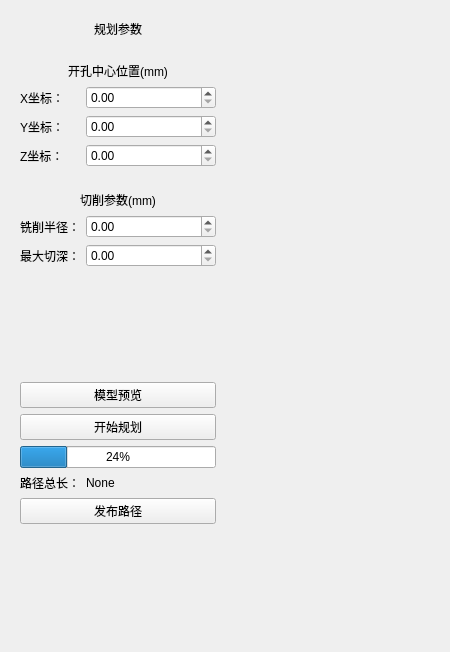
<?xml version="1.0" encoding="UTF-8"?>
<ui version="4.0">
 <class>Form</class>
 <widget class="QWidget" name="Form">
  <property name="enabled">
   <bool>true</bool>
  </property>
  <property name="geometry">
   <rect>
    <x>0</x>
    <y>0</y>
    <width>450</width>
    <height>652</height>
   </rect>
  </property>
  <property name="windowTitle">
   <string>Form</string>
  </property>
  <layout class="QGridLayout" name="gridLayout">
   <item row="0" column="3">
    <layout class="QHBoxLayout" name="horizontalLayout_3">
     <item>
      <widget class="QWidget" name="infoWidget" native="true">
       <property name="maximumSize">
        <size>
         <width>216</width>
         <height>16777215</height>
        </size>
       </property>
       <layout class="QFormLayout" name="formLayout">
        <item row="0" column="0" colspan="2">
         <widget class="QLabel" name="label">
          <property name="text">
           <string>规划参数</string>
          </property>
          <property name="alignment">
           <set>Qt::AlignBottom|Qt::AlignHCenter</set>
          </property>
         </widget>
        </item>
        <item row="1" column="0">
         <widget class="Line" name="line_3">
          <property name="orientation">
           <enum>Qt::Horizontal</enum>
          </property>
         </widget>
        </item>
        <item row="2" column="0">
         <widget class="Line" name="line_4">
          <property name="orientation">
           <enum>Qt::Horizontal</enum>
          </property>
         </widget>
        </item>
        <item row="3" column="0" colspan="2">
         <widget class="QLabel" name="label_8">
          <property name="text">
           <string>开孔中心位置(mm)</string>
          </property>
          <property name="alignment">
           <set>Qt::AlignBottom|Qt::AlignHCenter</set>
          </property>
         </widget>
        </item>
        <item row="4" column="0">
         <widget class="QLabel" name="label_3">
          <property name="text">
           <string>X坐标：</string>
          </property>
         </widget>
        </item>
        <item row="4" column="1">
         <widget class="QDoubleSpinBox" name="X_position">
          <property name="maximum">
           <double>1000.000000000000000</double>
          </property>
          <property name="value">
           <double>0.000000000000000</double>
          </property>
         </widget>
        </item>
        <item row="5" column="0">
         <widget class="QLabel" name="label_5">
          <property name="text">
           <string>Y坐标：</string>
          </property>
         </widget>
        </item>
        <item row="5" column="1">
         <widget class="QDoubleSpinBox" name="Y_position">
          <property name="maximum">
           <double>1000.000000000000000</double>
          </property>
          <property name="stepType">
           <enum>QAbstractSpinBox::DefaultStepType</enum>
          </property>
          <property name="value">
           <double>0.000000000000000</double>
          </property>
         </widget>
        </item>
        <item row="6" column="0">
         <widget class="QLabel" name="label_4">
          <property name="text">
           <string>Z坐标：</string>
          </property>
         </widget>
        </item>
        <item row="6" column="1">
         <widget class="QDoubleSpinBox" name="Z_position">
          <property name="maximum">
           <double>1000.000000000000000</double>
          </property>
          <property name="value">
           <double>0.000000000000000</double>
          </property>
         </widget>
        </item>
        <item row="7" column="0">
         <widget class="Line" name="line_2">
          <property name="orientation">
           <enum>Qt::Horizontal</enum>
          </property>
         </widget>
        </item>
        <item row="8" column="0">
         <widget class="Line" name="line">
          <property name="orientation">
           <enum>Qt::Horizontal</enum>
          </property>
         </widget>
        </item>
        <item row="9" column="0" colspan="2">
         <widget class="QLabel" name="label_2">
          <property name="text">
           <string>切削参数(mm)</string>
          </property>
          <property name="alignment">
           <set>Qt::AlignCenter</set>
          </property>
         </widget>
        </item>
        <item row="10" column="0">
         <widget class="QLabel" name="label_6">
          <property name="text">
           <string>铣削半径：</string>
          </property>
         </widget>
        </item>
        <item row="10" column="1">
         <widget class="QDoubleSpinBox" name="radius"/>
        </item>
        <item row="11" column="0">
         <widget class="QLabel" name="label_7">
          <property name="text">
           <string>最大切深：</string>
          </property>
         </widget>
        </item>
        <item row="11" column="1">
         <widget class="QDoubleSpinBox" name="min_cutting_depth"/>
        </item>
        <item row="12" column="0" colspan="2">
         <spacer name="verticalSpacer">
          <property name="orientation">
           <enum>Qt::Vertical</enum>
          </property>
          <property name="sizeHint" stdset="0">
           <size>
            <width>20</width>
            <height>40</height>
           </size>
          </property>
         </spacer>
        </item>
        <item row="14" column="0" colspan="2">
         <widget class="QPushButton" name="plan_start">
          <property name="text">
           <string>开始规划</string>
          </property>
         </widget>
        </item>
        <item row="15" column="0" colspan="2">
         <widget class="QProgressBar" name="progressBar">
          <property name="value">
           <number>24</number>
          </property>
         </widget>
        </item>
        <item row="16" column="0">
         <widget class="QLabel" name="label_9">
          <property name="text">
           <string>路径总长：</string>
          </property>
         </widget>
        </item>
        <item row="16" column="1">
         <widget class="QLabel" name="Len">
          <property name="text">
           <string>None</string>
          </property>
         </widget>
        </item>
        <item row="17" column="0" colspan="2">
         <widget class="QPushButton" name="publish_path">
          <property name="text">
           <string>发布路径</string>
          </property>
         </widget>
        </item>
        <item row="18" column="0" colspan="2">
         <spacer name="verticalSpacer_2">
          <property name="orientation">
           <enum>Qt::Vertical</enum>
          </property>
          <property name="sizeHint" stdset="0">
           <size>
            <width>20</width>
            <height>40</height>
           </size>
          </property>
         </spacer>
        </item>
        <item row="13" column="0" colspan="2">
         <widget class="QPushButton" name="Look">
          <property name="text">
           <string>模型预览</string>
          </property>
         </widget>
        </item>
       </layout>
      </widget>
     </item>
     <item>
      <layout class="QVBoxLayout" name="verticalLayout_6">
       <item>
        <spacer name="horizontalSpacer">
         <property name="orientation">
          <enum>Qt::Horizontal</enum>
         </property>
         <property name="sizeHint" stdset="0">
          <size>
           <width>40</width>
           <height>20</height>
          </size>
         </property>
        </spacer>
       </item>
      </layout>
     </item>
    </layout>
   </item>
  </layout>
 </widget>
 <resources/>
 <connections/>
</ui>
